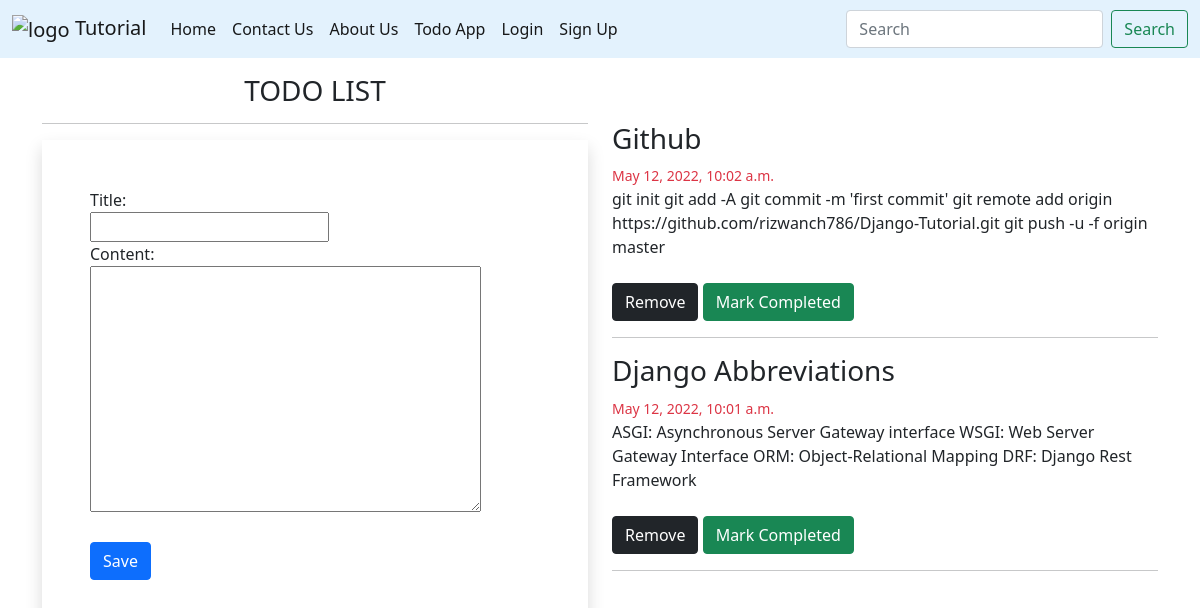
/todo/, run on an earlier commit of the app's database.
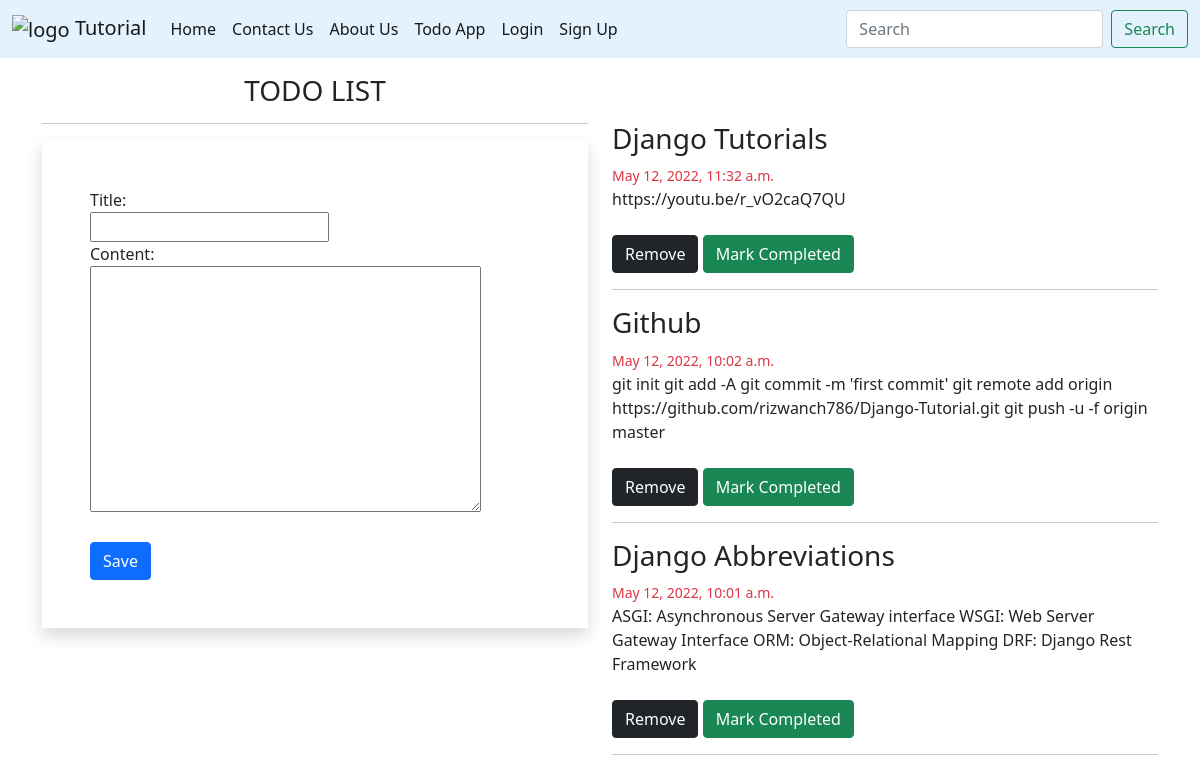
And on a later commit of the database.
### tutorial/models.py (models this page shows)
class ToDo(models.Model):
    user = models.ForeignKey(User, on_delete=models.CASCADE, null=True, blank=True)
    title = models.CharField(max_length=30)
    content = models.TextField(max_length=1000)
    published_date = models.DateTimeField(default=timezone.now)
    completed = models.BooleanField(default=False)

### tutorial/views.py (the view)
# urls.py: path('todo/', todo_app, name='todo-app'),
def todo_app(request):
    item_list = ToDo.objects.order_by("-published_date")
    if request.method == 'POST':
        todo_form = TodoForm(request.POST)
        if todo_form.is_valid():
            todo_form.save()
            messages.info(request, "item Saved !!!")
            return redirect('todo-app')
    form = TodoForm()
    return render(request, 'todo.html', {
             "forms" : form,
             "list" : item_list,
             "title" : "TODO LIST",
           })

### tutorial/forms.py
class TodoForm(forms.ModelForm):
    class Meta:
        model = ToDo
        fields = ['title', 'content']

### tutorial/templates/todo.html (shortened to what this page needs)
{% extends 'base.html' %} {% load static %}  {% block content %}
<div class="container">
    <div class="row my-3">
        <div class=" col-sm-6 ">
            <h3 class="text-center">{{title}}</h3>
            <hr>
            <form action="" method="post" novalidate class="shadow p-5">
                {% for fm in forms %}
                <div class="form-group">
                    {{fm.label_tag}}
                    <br>{{fm}}
                    <small class="text-danger">{{fm.errors|striptags}}</small><br>
                </div>
                {% endfor %}
                <input type="submit" value="Save" class="btn btn-primary mt-4"> <br>
            </form>
        </div>
    </div>
    <div class="col-sm-6 my-5" style="float: right;">
        {% for l in list %}
        <h3>{{l.title}}</h3>
        <small class="text-danger">{{l.published_date}}</small><br>
        {% if l.completed %}
            <strike><span>{{l.content}}</span></strike>
        {% else %}
            <span>{{l.content}}</span>
        {% endif %}
        <br><br>
        <a href="{% url 'del-todo' l.id %}"><button type="button" class="btn btn-dark">Remove</button></a>
        <a href="{% url 'mark-completed' l.id %}"><button type="button" class="btn btn-success">Mark Completed</button></a>
        <hr>
        {% endfor %}
    </div>
</div>
{% endblock content %}

What changed in the data, as far as the page shows it:
added ToDo: title "Django Tutorials", published_date "May 12, 2022, 11:32 a.m.", content "https://youtu.be/r_vO2caQ7QU"
